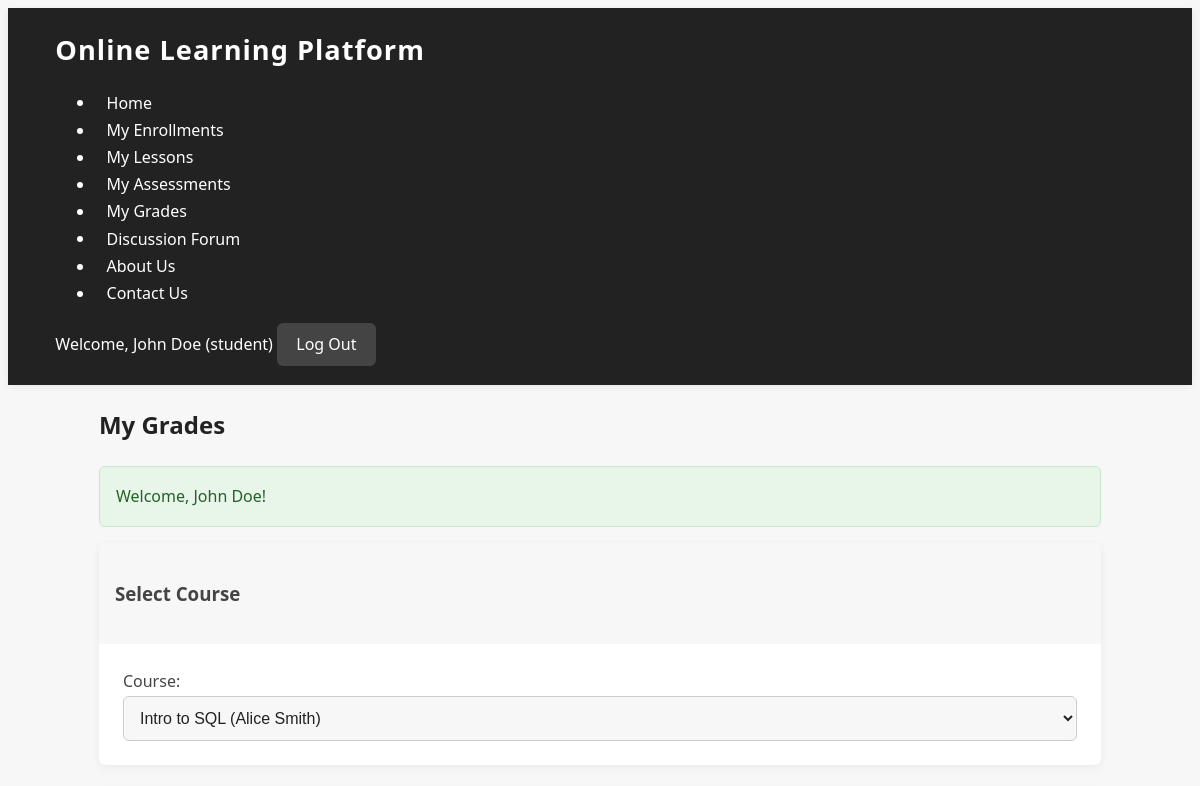
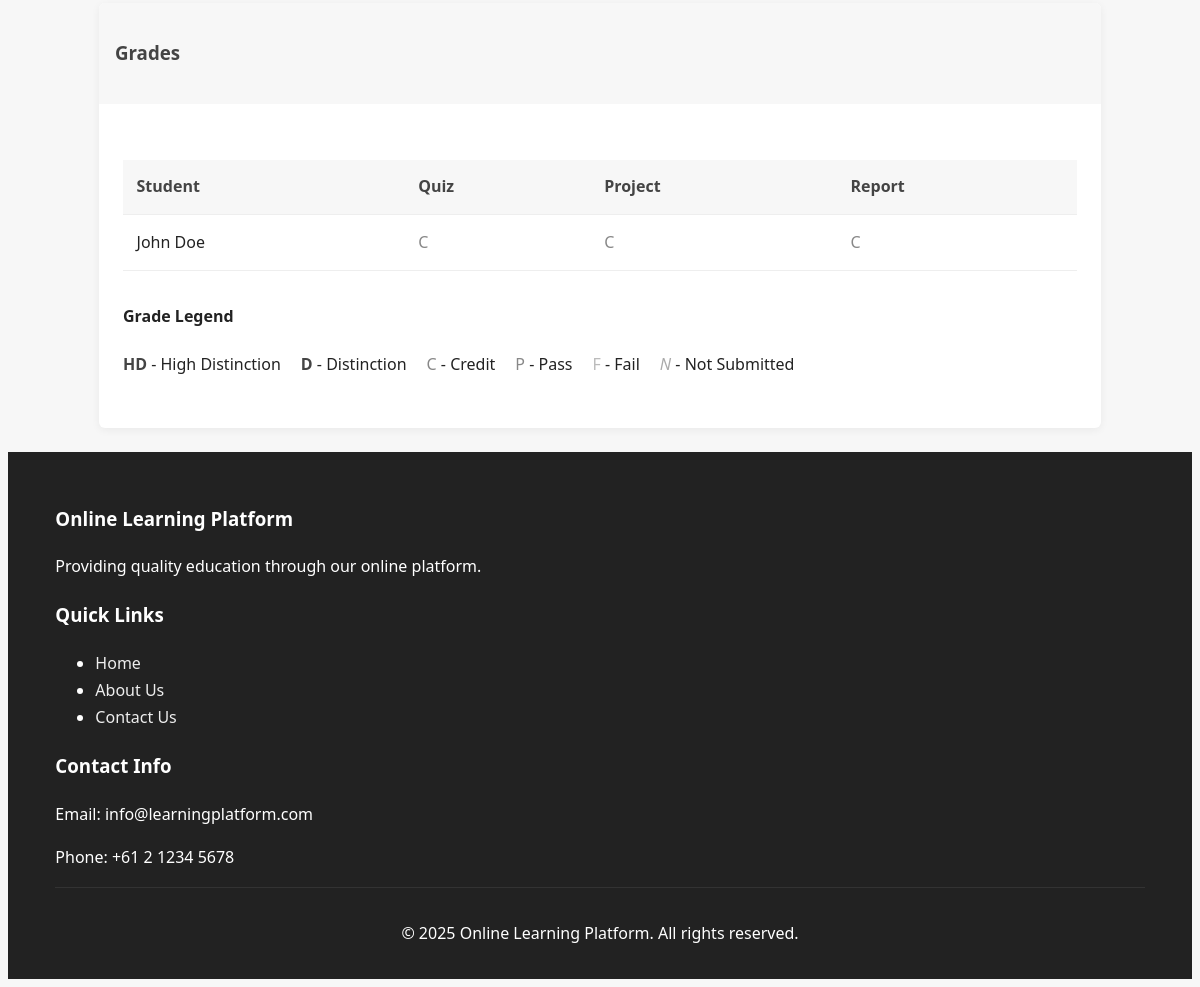
/grades.php?course_id=1 (signed in), run on the app's committed database (2 pictures, top to bottom).
### tables this page shows
CREATE TABLE Assessment (
  assessment_id INT AUTO_INCREMENT PRIMARY KEY,
  course_id INT NOT NULL,
  title VARCHAR(200) NOT NULL,
  type ENUM('Quiz', 'Project', 'Report') NOT NULL,
  due_date DATETIME,
  FOREIGN KEY (course_id) REFERENCES Course(course_id)
);

### grades.php (the view, shortened to what this page needs)
<?php
require_once 'db_connection.php';
require_once 'be_auth.php';
if (is_admin()) {
    $courses_query = "SELECT c.course_id, c.title, i.name as instructor_name
                     FROM Course c, Instructor i
                     WHERE c.instructor_id = i.instructor_id OR c.instructor_id IS NULL
                     ORDER BY c.title";
} elseif (is_instructor()) {
    $courses_query = "SELECT c.course_id, c.title AS course_name, i.name as instructor_name
                     FROM Course c
                     LEFT JOIN Instructor i ON c.instructor_id = i.instructor_id
                     WHERE c.instructor_id = " . $_SESSION['user_id'] . "
                     ORDER BY c.title";
} else {
    $courses_query = "SELECT c.course_id, c.title AS course_name, i.name as instructor_name
                    FROM Course c, Enrollment e, Instructor i
                    WHERE c.course_id = e.course_id
                    AND c.instructor_id = i.instructor_id
                    AND e.student_id = " . intval($_SESSION['user_id']) . "
                    ORDER BY c.title";
}
$courses_result = $conn->query($courses_query);
$selected_course_id = isset($_GET['course_id']) ? intval($_GET['course_id']) : 0;
$assessments = array();
$students = array();
$grades = array();
if ($selected_course_id > 0) {
    $has_access = false;
    if (is_admin()) {
        $has_access = true;
    } else {
        $access_query = "SELECT e.course_id FROM enrollment e WHERE e.course_id = ? AND e.student_id = ?";
        $stmt = $conn->prepare($access_query);
        $stmt->bind_param("ii", $selected_course_id, $_SESSION['user_id']);
        $stmt->execute();
        $has_access = ($stmt->get_result()->num_rows > 0);
    }
    if ($has_access) {
        $assessments_query = "SELECT a.assessment_id, a.type FROM Assessment a
                             WHERE course_id = ? ORDER BY a.type";
        $stmt = $conn->prepare($assessments_query);
        $stmt->bind_param("i", $selected_course_id);
        $stmt->execute();
        $assessments_result = $stmt->get_result();
        while ($assessment = $assessments_result->fetch_assoc()) {
            $assessments[] = $assessment;
        }
        if (is_admin() || is_instructor()) {
            $students_query = "SELECT s.student_id, s.name FROM student s, enrollment e
                              WHERE s.student_id = e.student_id
                              AND e.course_id = ?
                              ORDER BY s.name";
            $stmt = $conn->prepare($students_query);
            $stmt->bind_param("i", $selected_course_id);
            $stmt->execute();
            $students_result = $stmt->get_result();
            while ($student = $students_result->fetch_assoc()) {
                $students[] = $student;
            }
            $stmt->close();
        } else {
            $students[] = array(
                'student_id' => $_SESSION['user_id'],
                'name' => $_SESSION['name']
            );
        }
        $grades_query = "SELECT s.submission_id, s.student_id, s.assessment_id, s.grade
                        FROM Submission s, Assessment a
                        WHERE s.assessment_id = a.assessment_id
                        AND a.course_id = ?";
        $stmt = $conn->prepare($grades_query);
        $stmt->bind_param("i", $selected_course_id);
        $stmt->execute();
        $grades_result = $stmt->get_result();
        while ($grade = $grades_result->fetch_assoc()) {
            $grades[$grade['student_id']][$grade['assessment_id']] = array(
                'submission_id' => $grade['submission_id'],
                'grade' => $grade['grade']
            );
        }
    } else {
        set_message("You don't have access to this course.", "danger");
        header("Location: grades.php");
        exit;
    }
}
include 'inc_header_nav.php';
?>
<div class="container">
    <h2><?php echo is_student() ? 'My Grades' : 'Grades Management'; ?></h2>
    <div class="card">
        <div class="card-header">
            <h3>Select Course</h3>
        </div>
        <div class="card-body">
            <form action="grades.php" method="get">
                <div class="form-group">
                    <label for="course_id">Course:</label>
                    <select id="course_id" name="course_id" class="form-control" onchange="this.form.submit()">
                        <?php while ($course = $courses_result->fetch_assoc()): ?>
                            <option value="<?php echo $course['course_id']; ?>"
                                    <?php echo ($selected_course_id == $course['course_id']) ? 'selected' : ''; ?>>
                                <?php echo htmlspecialchars($course['course_name']); ?>
                                (<?php echo $course['instructor_name'] ? htmlspecialchars($course['instructor_name']) : 'No instructor'; ?>)
                            </option>
                        <?php endwhile; ?>
                    </select>
                </div>
            </form>
        </div>
    </div>
    <?php if ($selected_course_id > 0 && count($assessments) > 0 && count($students) > 0): ?>
        <div class="card">
            <div class="card-header">
                <h3>Grades</h3>
            </div>
            <div class="card-body">
                <div class="table-container">
                    <table>
                        <thead>
                            <tr>
                                <th>Student</th>
                                <?php foreach ($assessments as $assessment): ?>
                                    <th><?php echo ucfirst(htmlspecialchars($assessment['type'])); ?></th>
                                <?php endforeach; ?>
                            </tr>
                        </thead>
                        <tbody>
                            <?php foreach ($students as $student): ?>
                                <tr>
                                    <td><?php echo htmlspecialchars($student['name']); ?></td>
                                    <?php foreach ($assessments as $assessment): ?>
                                        <td>
                                            <?php
                                            $grade_value = isset($grades[$student['student_id']][$assessment['assessment_id']])
                                                ? $grades[$student['student_id']][$assessment['assessment_id']]['grade']
                                                : 'N';
                                            ?>
                                            <?php if (is_admin() || is_instructor()): ?>
                                                <form action="be_grades_update.php" method="post" class="grade-form">
                                                    <input type="hidden" name="submission_id" value="<?php echo $submission_id; ?>">
                                                    <input type="hidden" name="student_id" value="<?php echo $student['student_id']; ?>">
                                                    <input type="hidden" name="assessment_id" value="<?php echo $assessment['assessment_id']; ?>">
                                                    <input type="hidden" name="course_id" value="<?php echo $selected_course_id; ?>">
                                                    <select name="grade" class="form-control grade-select" onchange="this.form.submit()">
                                                        <option value="HD" <?php echo ($grade_value == 'HD') ? 'selected' : ''; ?>>HD</option>
                                                        <option value="D" <?php echo ($grade_value == 'D') ? 'selected' : ''; ?>>D</option>
                                                        <option value="C" <?php echo ($grade_value == 'C') ? 'selected' : ''; ?>>C</option>
                                                        <option value="P" <?php echo ($grade_value == 'P') ? 'selected' : ''; ?>>P</option>
                                                        <option value="F" <?php echo ($grade_value == 'F') ? 'selected' : ''; ?>>F</option>
                                                        <option value="N" <?php echo ($grade_value == 'N') ? 'selected' : ''; ?>>N</option>
                                                    </select>
                                                </form>
                                            <?php else: ?>
                                                <span class="grade-<?php echo $grade_value; ?>">
                                                    <?php echo $grade_value; ?>
                                                </span>
                                            <?php endif; ?>
                                        </td>
                                    <?php endforeach; ?>
                                </tr>
                            <?php endforeach; ?>
                        </tbody>
                    </table>
                </div>
                <div class="grade-legend">
                    <h4>Grade Legend</h4>
                    <ul>
                        <li><span class="grade-HD">HD</span> - High Distinction</li>
                        <li><span class="grade-D">D</span> - Distinction</li>
                        <li><span class="grade-C">C</span> - Credit</li>
                        <li><span class="grade-P">P</span> - Pass</li>
                        <li><span class="grade-F">F</span> - Fail</li>
                        <li><span class="grade-N">N</span> - Not Submitted</li>
                    </ul>
                </div>
            </div>
        </div>
    <?php endif; ?>
</div>
<?php
include 'inc_footer.php';
?>

### style.css (style rules this page uses)
:root { --primary-color: #444; --secondary-color: #222; --accent-color: #888; --light-color: #f7f7f7; --dark-color: #222; --success-color: #4caf50; --warning-color: #ff9800; --danger-color: #e57373; --text-color: #222; --border-radius: 6px; --box-shadow: 0 2px 8px rgba(0,0,0,0.06); }
body { font-family: 'Segoe UI', Arial, sans-serif; line-height: 1.7; color: var(--text-color); background-color: var(--light-color); }
.container { width: 92%; max-width: 1200px; margin: 0 auto; padding: 0 20px; }
.form-group label { color: var(--primary-color); }
.form-control { width: 100%; padding: 0.75rem; border: 1px solid #ccc; border-radius: var(--border-radius); font-size: 1rem; background: var(--light-color); color: var(--text-color); transition: border-color 0.2s, box-shadow 0.2s; }
.table-container { overflow-x: auto; margin: 2rem 0; }
table { width: 100%; border-collapse: collapse; background-color: #fff; box-shadow: var(--box-shadow); }
th, td { padding: 0.85rem; text-align: left; border-bottom: 1px solid #eee; }
th { background-color: var(--light-color); color: var(--primary-color); font-weight: 600; }
.card { background-color: #fff; border-radius: var(--border-radius); box-shadow: var(--box-shadow); margin-bottom: 1.5rem; overflow: hidden; }
.card-header { padding: 1rem; background-color: var(--light-color); color: var(--primary-color); font-weight: 600; }
.card-body { padding: 1.5rem; }
.grade-HD, .grade-D { color: var(--primary-color); font-weight: bold; }
.grade-C { color: var(--accent-color); }
.grade-P { color: #888; }
.grade-F { color: #bbb; }
.grade-N { color: #aaa; font-style: italic; }

### grades.php (style rules this page uses)
.grade-legend { margin-top: 20px; }
.grade-legend ul { list-style: none; padding: 0; display: flex; flex-wrap: wrap; }
.grade-legend li { margin-right: 20px; margin-bottom: 10px; }

### data on the page
assessment: type "Quiz", assessment_id "C"
assessment: type "Project", assessment_id "C"
assessment: type "Report", assessment_id "C"

### other printed values
$_SESSION['name'] "John Doe"
$_SESSION['role'] "student"
$message['text'] "Welcome, John Doe!"
$student['name'] "John Doe"
form field course_id "Intro to SQL (Alice Smith)"
